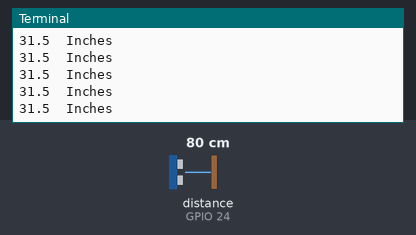
The program below on a simulated Raspberry Pi (BCM pin numbers). Parts: the last lines printed to the terminal. The test bench sets the inputs (shaded band); at power-on: distance to the obstacle (sensor on GPIO 24) 80 cm. The echo pulse lasts 58.3 µs per cm; the clock reads 2024-03-15 10:24:30 at power-on unless the program sets it.

Above: at 1.2 s.
1.3 s: distance to the obstacle (sensor on GPIO 24) set to 2 cm
At 1.59 s:
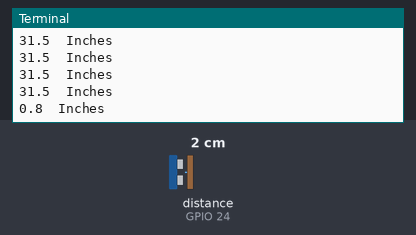
2.8 s: distance to the obstacle (sensor on GPIO 24) set to 4 cm
At 2.8 s:
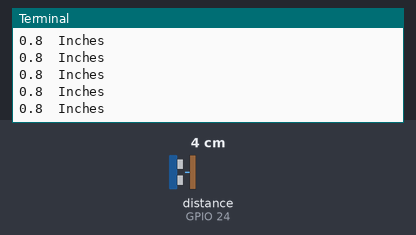
Timing chart, 0 to 5.8 s (numbered marks = the images above; inputs shaded):
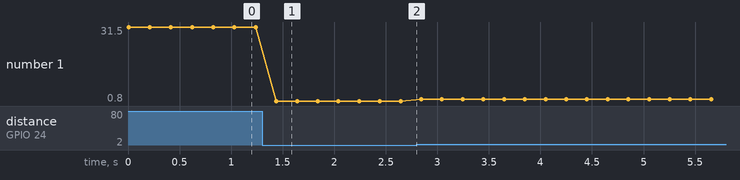

Measured:
- after the input at 1.3 s, the terminal: prints a new line after 0.14 s (image 1)
- plotted number 1: 31.5 → 0.8 after the input at 1.3 s, 0.8 → 1.6 after the input at 2.8 s

The program:

distance.py
```python
# Measuring Distance with the HC-SR04 Ultrasonic Sensor
# d = r * t
# d = 767(miles/hour) * ptt
# d = 767 * ptt * (5280*12/3600) (inch)

import RPi.GPIO as GPIO
import time

GPIO.setmode(GPIO.BCM)
TRIGPIN = 23
ECHOPIN = 24

GPIO.setup(TRIGPIN, GPIO.OUT)
GPIO.setup(ECHOPIN, GPIO.IN)

try:
    while True:
        GPIO.output(TRIGPIN, 0)
        time.sleep(2E-6)
        GPIO.output(TRIGPIN, 1)
        time.sleep(10E-6)
        GPIO.output(TRIGPIN, 0)

        while GPIO.input(ECHOPIN) == 0:
            pass
        echoStartTime = time.time()
        while GPIO.input(ECHOPIN) == 1:
            pass
        echoStopTime = time.time()

        ppt = echoStopTime - echoStartTime          # Ping Travel Time
        distance = 767 * ppt * (5280*12/3600)       # inches
        dtt = distance / 2                          # distance to the target
        print(round(dtt, 1), ' Inches')

        time.sleep(.2)


except KeyboardInterrupt:
    GPIO.cleanup()
    print('GPIO Good to GO.')
```
